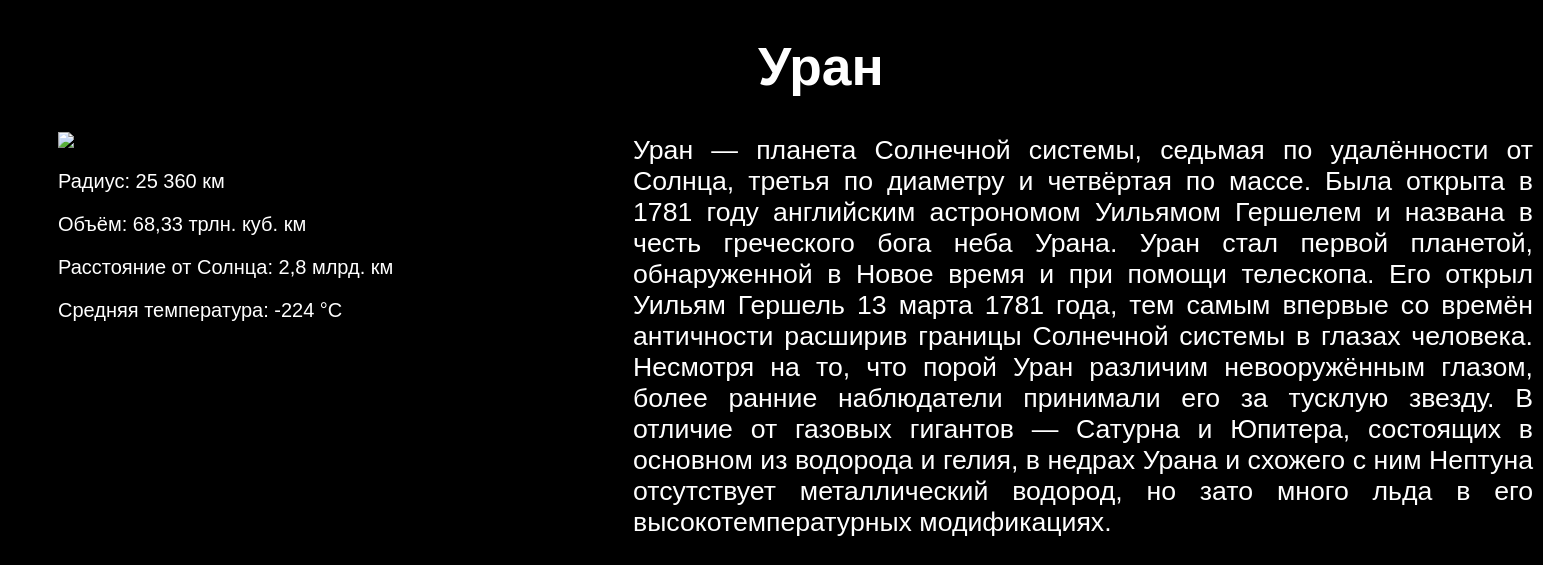
The app's page /uranus with its own data.
### tables this page shows
CREATE TABLE Объекты (ID INTEGER PRIMARY KEY NOT NULL, Название TEXT, Информация TEXT, Радиус TEXT, Объём TEXT, "Расстояние от Солнца" TEXT, Температура TEXT);

### main.py (the view)
@app.route('/uranus')
def uranus():
    con = sqlite3.connect("db/Солнечная система.db")
    cur = con.cursor()
    rezult = cur.execute('''SELECT * FROM Объекты WHERE ID LIKE ?''', (2,))
    rows = cur.fetchall()
    full_filename = os.path.join(app.config['UPLOAD_FOLDER'], 'uranus.jpg')
    return render_template('page.html', img=full_filename,
                           title=rows[0][1], object=rows[0][1], info=rows[0][2], radius=rows[0][3],
                           volume=rows[0][4], distance=rows[0][5], temperature=rows[0][6])

### templates/page.html (shortened to what this page needs)
<!DOCTYPE html>
    <html lang="en">
    <head>
        <link rel="stylesheet" type="text/css" href="{{url_for('static', filename='css/page_style.css')}}" />
    </head>
    <body>
        <h1>{{ object }}</h1>
        <img src="{{ img }}" width="500" height="500"
           alt="здесь должна была быть картинка, но не нашлась">
        <p align="justify" class="info">{{ info }}</p>
        <p class="rad">Радиус: {{ radius }}</p>
        <p class="vol">Объём: {{ volume }}</p>
        <p class="dist">Расстояние от Солнца: {{ distance }}</p>
        <p class="temp">Средняя температура: {{ temperature }}</p>
    </body>
</html>

### static/css/page_style.css (style rules this page uses)
body { background-color: black; }
h1 { margin-left: 750px; font-family: Verdana, Arial, Helvetica, sans-serif; font-size: 40pt; color:white; }
img { margin-left: 50px; }
.info { font-family: Verdana, Arial, Helvetica, sans-serif; position: absolute; width: 900px; height: 100px; top: 0; left 0; margin-left: 625px; margin-top: 135px; font-size: 20pt; color: white; }
.rad { font-family: Verdana, Arial, Helvetica, sans-serif; font-size: 15pt; margin-left: 50px; color: white; }
.vol { font-family: Verdana, Arial, Helvetica, sans-serif; font-size: 15pt; margin-left: 50px; color: white; color: white; }
.dist { font-family: Verdana, Arial, Helvetica, sans-serif; font-size: 15pt; margin-left: 50px; color: white; color: white; }
.temp { font-family: Verdana, Arial, Helvetica, sans-serif; font-size: 15pt; margin-left: 50px; color: white; color: white; }

### records on screen
Объекты: Название "Уран", Информация "Уран — планета Солнечной системы, седьмая по удалённости от Солнца, третья по диаметру и четвёртая по массе. Была открыта в 1781 году английским астрономом Уильямом Гершелем и названа в честь греческого бога неба Урана. Уран стал первой планетой, обнаруженной в Новое время и при помощи телескопа. Его открыл Уильям Гершель 13 марта 1781 года, тем самым впервые со времён античности расширив границы Солнечной системы в глазах человека. Несмотря на то, что порой Уран различим невооружённым глазом, более ранние наблюдатели принимали его за тусклую звезду. В отличие от газовых гигантов — Сатурна и Юпитера, состоящих в основном из водорода и гелия, в недрах Урана и схожего с ним Нептуна…", Радиус "25 360 км", Объём "68,33 трлн. куб. км", Расстояние от Солнца "2,8 млрд. км", Температура "-224 °С"
